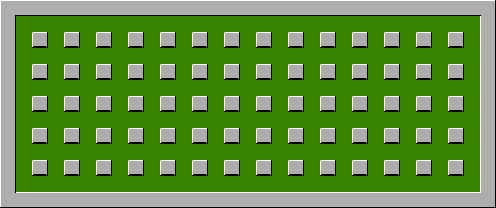

Tiled map render using the project's own tile images. Description and the whole map definition, tile-layer contents included, below:
An orthogonal 31x13 tile map with 16x16 px tiles, 1 tile layer (Warstwa Kafelków 1).

<map version="1.2" tiledversion="1.2.1" orientation="orthogonal" renderorder="left-up" width="31" height="13" tilewidth="16" tileheight="16" infinite="0" nextlayerid="2" nextobjectid="1">
 <tileset firstgid="1" name="playfield" tilewidth="16" tileheight="16" tilecount="16" columns="8">
  <image source="playfield.png" trans="388700" width="128" height="32" />
 </tileset>
 <layer id="1" name="Warstwa Kafelków 1" width="31" height="13">
  <data encoding="csv">
4,1610612739,1610612739,1610612739,1610612739,1610612739,1610612739,1610612739,1610612739,1610612739,1610612739,1610612739,1610612739,1610612739,1610612739,1610612739,1610612739,1610612739,1610612739,1610612739,1610612739,1610612739,1610612739,1610612739,1610612739,1610612739,1610612739,1610612739,1610612739,1610612739,2147483653,
2147483651,16,16,16,16,16,16,16,16,16,16,16,16,16,16,16,16,16,16,16,16,16,16,16,16,16,16,16,16,16,3221225475,
2147483651,16,1,16,1,16,1,16,1,16,1,16,1,16,1,16,1,16,1,16,1,16,1,16,1,16,1,16,1,16,3221225475,
2147483651,16,16,16,16,16,16,16,16,16,16,16,16,16,16,16,16,16,16,16,16,16,16,16,16,16,16,16,16,16,3221225475,
2147483651,16,1,16,1,16,1,16,1,16,1,16,1,16,1,16,1,16,1,16,1,16,1,16,1,16,1,16,1,16,3221225475,
2147483651,16,16,16,16,16,16,16,16,16,16,16,16,16,16,16,16,16,16,16,16,16,16,16,16,16,16,16,16,16,3221225475,
2147483651,16,1,16,1,16,1,16,1,16,1,16,1,16,1,16,1,16,1,16,1,16,1,16,1,16,1,16,1,16,3221225475,
2147483651,16,16,16,16,16,16,16,16,16,16,16,16,16,16,16,16,16,16,16,16,16,16,16,16,16,16,16,16,16,3221225475,
2147483651,16,1,16,1,16,1,16,1,16,1,16,1,16,1,16,1,16,1,16,1,16,1,16,1,16,1,16,1,16,3221225475,
2147483651,16,16,16,16,16,16,16,16,16,16,16,16,16,16,16,16,16,16,16,16,16,16,16,16,16,16,16,16,16,3221225475,
2147483651,16,1,16,1,16,1,16,1,16,1,16,1,16,1,16,1,16,1,16,1,16,1,16,1,16,1,16,1,16,3221225475,
2147483651,16,16,16,16,16,16,16,16,16,16,16,16,16,16,16,16,16,16,16,16,16,16,16,16,16,16,16,16,16,3221225475,
1610612741,1610612739,1610612739,1610612739,1610612739,1610612739,1610612739,1610612739,1610612739,1610612739,1610612739,1610612739,1610612739,1610612739,1610612739,1610612739,1610612739,1610612739,1610612739,1610612739,1610612739,1610612739,1610612739,1610612739,1610612739,1610612739,1610612739,1610612739,1610612739,1610612739,3221225474
</data>
 </layer>
</map>